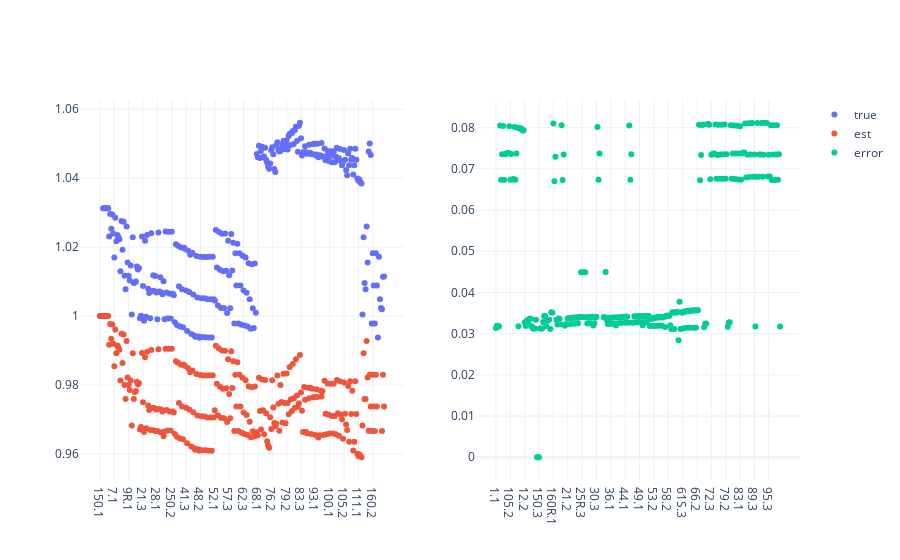

Write notebook code for a chart like this one.
### Markdown cell above
## Process Data

### Code cell
ts = dt.datetime(2018, 5, 1, 12, 5)
true = true_voltages.loc[ts].abs()/base_voltages
est = est_voltages.loc[ts].abs()*1000/base_voltages
error = (true - est).abs()

fig = make_subplots(rows=1,cols=2)
fig.add_trace(
    go.Scatter(name='true', x=true.index, y=true.values,mode='markers'), 
    row=1,col=1)
fig.add_trace(
    go.Scatter(name='est',x=est.index, y=est.values,mode='markers'),
    row=1,col=1)
fig.add_trace(
    go.Scatter(name='error',x=error.index, y=error.values,mode='markers'), 
    row=1,col=2)
fig.update_layout(template="plotly_white")
fig.show()

### Figure 1 — Plotly figure (JSON) as saved in the notebook; plotly's stock layout.template omitted (floating-point values rounded to 4 significant figures; data arrays with more than 128 entries replaced by an {"elided": "..."} marker saying what was removed)
{"data": [{"mode": "markers", "name": "true", "type": "scatter", "x": {"elided": "278 str values"}, "xaxis": "x", "y": {"elided": "278 float values"}, "yaxis": "y"}, {"mode": "markers", "name": "est", "type": "scatter", "x": {"elided": "278 str values"}, "xaxis": "x", "y": {"elided": "278 float values"}, "yaxis": "y"}, {"mode": "markers", "name": "error", "type": "scatter", "x": {"elided": "278 str values"}, "xaxis": "x2", "y": {"elided": "278 float values"}, "yaxis": "y2"}], "layout": {"autosize": true, "xaxis": {"anchor": "y", "autorange": true, "domain": [0, 0.45], "range": [-18.6, 295.6], "type": "category"}, "xaxis2": {"anchor": "y2", "autorange": true, "domain": [0.55, 1], "range": [-18.6, 295.6], "type": "category"}, "yaxis": {"anchor": "x", "autorange": true, "domain": [0, 1], "range": [0.9511, 1.064], "type": "linear"}, "yaxis2": {"anchor": "x2", "autorange": true, "domain": [0, 1], "range": [-0.006696, 0.0879], "type": "linear"}}}
